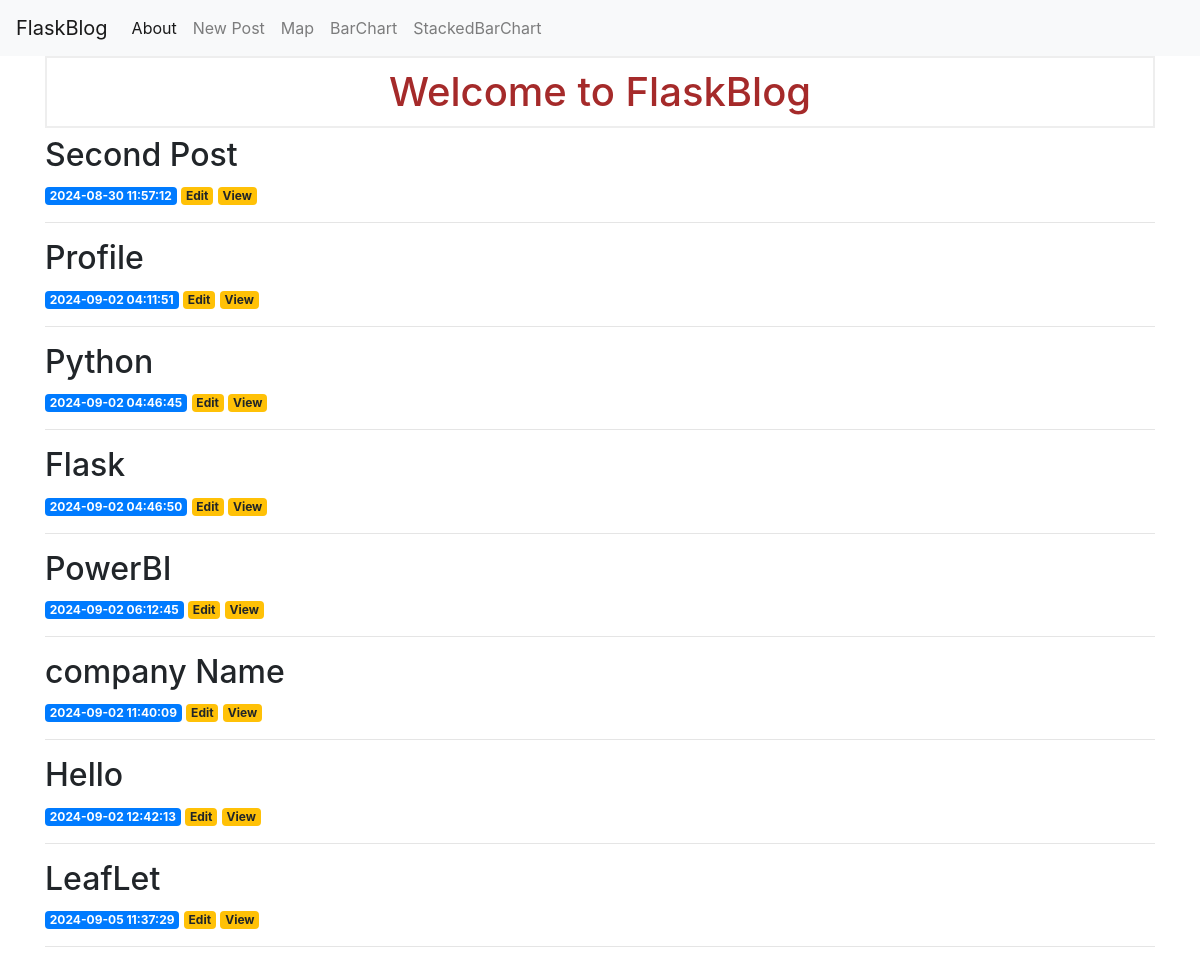
The page / on the database its author committed.
### tables this page shows
CREATE TABLE posts (
    id INTEGER PRIMARY KEY AUTOINCREMENT,
    created TIMESTAMP NOT NULL DEFAULT CURRENT_TIMESTAMP,
    title TEXT NOT NULL,
    content TEXT NOT NULL
);

### app.py (the view)
@app.route("/")
def index():
    conn = get_db_connection()
    posts = conn.execute("SELECT * FROM posts").fetchall()
    conn.close()
    return render_template("index.html", posts=posts)

### app.py (called while the page is built)
def get_db_connection():
    conn = sqlite3.connect("database.db")
    conn.row_factory = sqlite3.Row
    return conn

### templates/index.html (shortened to what this page needs)
<!DOCTYPE html>
<html lang="en">
  <head>
    <link
      rel="stylesheet"
      href="{{ url_for('static', filename= 'css/style.css') }}"
    />
    <body>
{% extends 'base.html' %} {% block content %}
<h1>{% block title %} Welcome to FlaskBlog {% endblock %}</h1>
{% for post in posts %}
  <h2>{{ post['title'] }}</h2>
<span class="badge badge-primary">{{ post['created'] }}</span>
<a href="{{ url_for('edit', id=post['id']) }}">
  <span class="badge badge-warning">Edit</span>
</a>
<a href="{{ url_for('view_post', id=post['id']) }}">
  <span class="badge badge-warning">View</span>
</a>
<hr />
{% endfor %} {% endblock %}

### templates/base.html (shortened to what this page needs)
<!DOCTYPE html>
<html lang="en">
  <head>
    <link
      rel="stylesheet"
      href="https://stackpath.bootstrapcdn.com/bootstrap/4.3.1/css/bootstrap.min.css"
    />
  </head>
  <body>
    <nav class="navbar navbar-expand-md navbar-light bg-light">
      <a class="navbar-brand" href="{{ url_for('index') }}">FlaskBlog</a>
      <div class="collapse navbar-collapse" id="navbarNav">
        <ul class="navbar-nav">
          <li class="nav-item active">
            <a class="nav-link" href="#">About</a>
          </li>
          <li class="nav-item">
            <a class="nav-link" href="{{url_for('create')}}">New Post</a>
          </li>
          <li class="nav-item">
            <a class="nav-link" href="{{url_for('map')}}">Map</a>
          </li>
          <li class="nav-item">
            <a class="nav-link" href="{{url_for('bar_chart')}}">BarChart</a>
          </li>
          <li class="nav-item">
            <a class="nav-link" href="{{ url_for('stacked_bar_chart') }}">StackedBarChart</a>
        </li>
        </ul>
      </div>
    </nav>
    <div class="container">
       {% block content %} {% endblock %}
    </div>
  </body>
</html>

### static/css/style.css (style rules this page uses)
h1 { border: 2px #eee solid; color: brown; text-align: center; padding: 10px; }

### rows shown on the page
posts: title "Second Post", created "2024-08-30 11:57:12"
posts: title "Profile", created "2024-09-02 04:11:51"
posts: title "Python", created "2024-09-02 04:46:45"
posts: title "Flask", created "2024-09-02 04:46:50"
posts: title "PowerBI", created "2024-09-02 06:12:45"
posts: title "company Name", created "2024-09-02 11:40:09"
posts: title "Hello", created "2024-09-02 12:42:13"
posts: title "LeafLet", created "2024-09-05 11:37:29"
